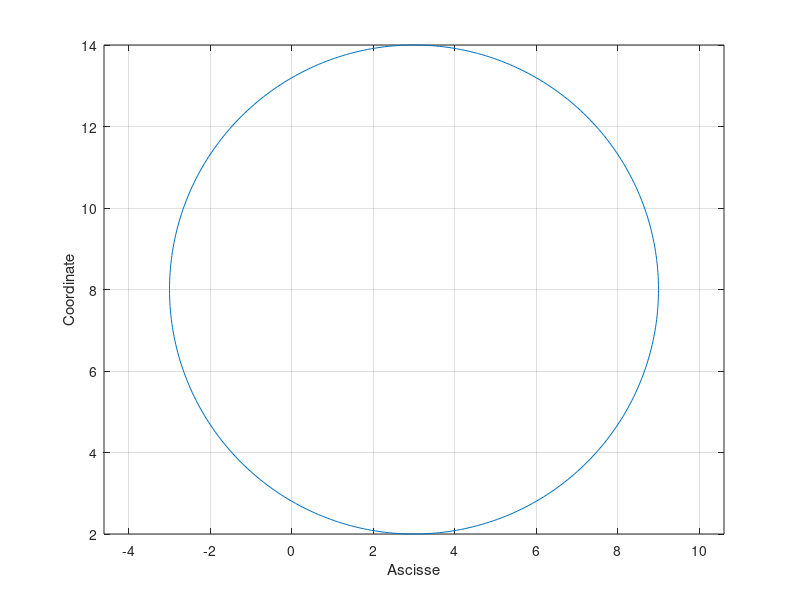

Reproduce this figure in MATLAB.
clear
clc

t = linspace(0,2*pi,361)
x = 3 + 6*cos(t);
y = 8 + 6*sin(t); %circonferenza di raggio 6 centrata in (3,8)

plot(x,y)
grid on
axis equal

xlabel('Ascisse')
ylabel('Coordinate')

